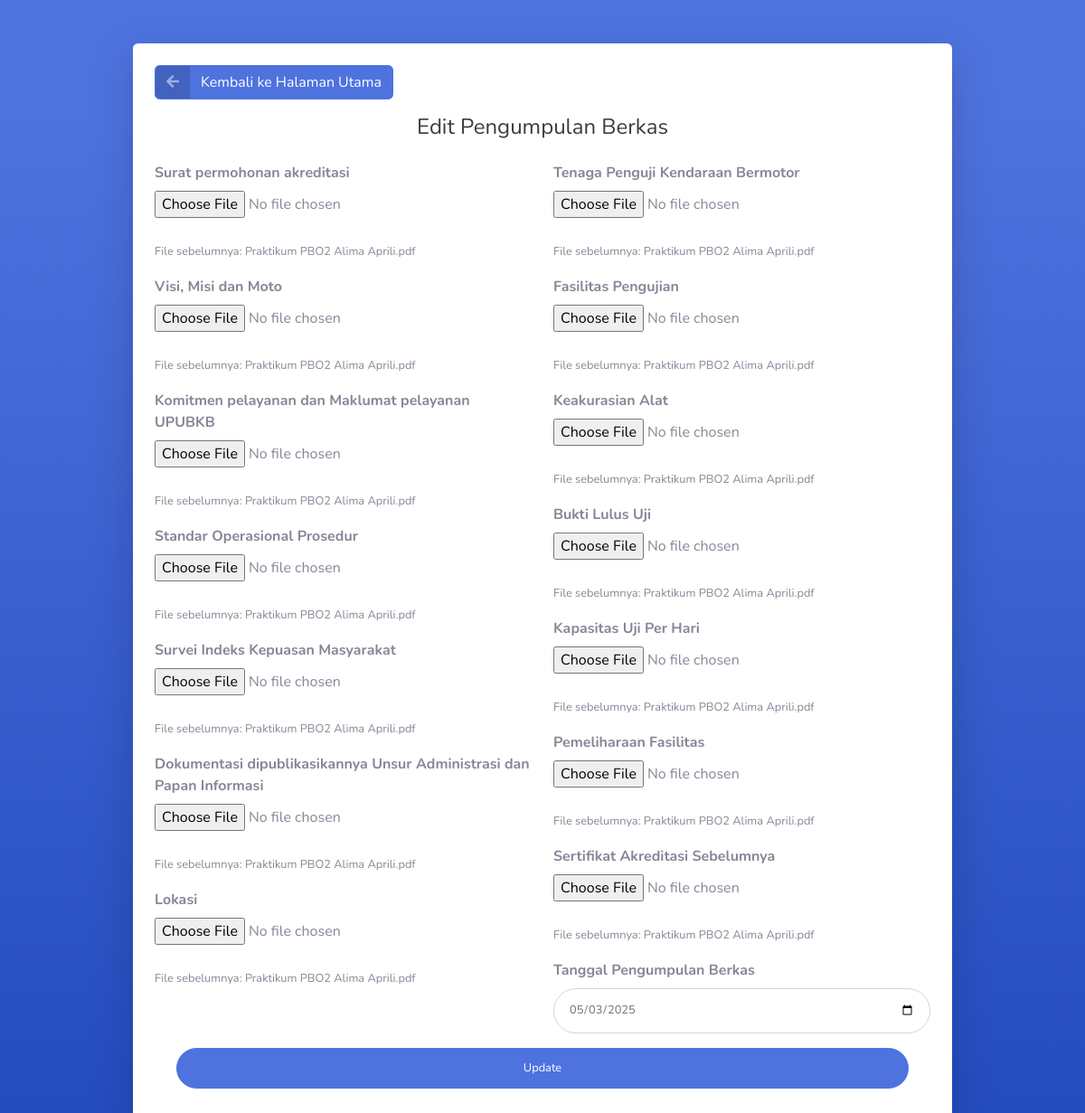
Screenshot of /website/edit.php?id=19 (signed in) with the database file from the repository.
### tables this page shows
CREATE TABLE `pengumpulan` (
  `id` int NOT NULL,
  `nama_pic` varchar(255) NOT NULL,
  `akreditasi` varchar(255) NOT NULL,
  `visi_misi` varchar(255) NOT NULL,
  `maklumat` varchar(255) NOT NULL,
  `sop` varchar(255) NOT NULL,
  `indeks_kepuasan` varchar(255) NOT NULL,
  `dokumentasi` varchar(255) NOT NULL,
  `lokasi` varchar(255) NOT NULL,
  `tenaga_penguji` varchar(255) NOT NULL,
  `fasilitas_pengujian` varchar(255) NOT NULL,
  `akurasi_alat` varchar(255) NOT NULL,
  `bukti_lulus` varchar(255) NOT NULL,
  `kapasitas_uji` varchar(255) NOT NULL,
  `pemeliharaan_fasilitas` varchar(255) NOT NULL,
  `akreditasi_lama` varchar(255) NOT NULL,
  `date` date NOT NULL,
  `nilai` varchar(50) DEFAULT NULL
);

### website/edit.php (the view, shortened to what this page needs)
<?php
include 'config.php';
$id = $_GET['id'];
$query = "SELECT * FROM pengumpulan WHERE id = '$id'";
$result = mysqli_query($mysqli, $query);
$data_lama = mysqli_fetch_assoc($result);
?>
<!DOCTYPE html>
<html lang="en">
<head>
    <link href="vendor/fontawesome-free/css/all.min.css" rel="stylesheet" type="text/css">
    <link rel="stylesheet" href="https://stackpath.bootstrapcdn.com/bootstrap/4.3.1/css/bootstrap.min.css"
>
    <link href="css/sb-admin-2.min.css" rel="stylesheet">
</head>
<body class="bg-gradient-primary">
    <div class="container">
        <div class="row justify-content-center">
            <div class="col-xl-10 col-lg-12 col-md-9">
                <div class="card o-hidden border-0 shadow-lg my-5">
                    <div class="card-body p-4">
                        <a href="index.php" class="btn btn-primary btn-icon-split mb-3">
                            <span class="icon text-white-50">
                                <i class="fas fa-arrow-left"></i>
                            </span>
                            <span class="text">Kembali ke Halaman Utama</span>
                        </a>
                        <div class="text-center mb-4">
                            <h1 class="h4 text-gray-900">Edit Pengumpulan Berkas</h1>
                        </div>
                        <form class="user" action="edit.php" method="post" name="update_user"
                            enctype="multipart/form-data">
                            <div class="row">
                                <div class="col-lg-6">
                                    <?php
                                    $fields_left = [
                                        "Surat permohonan akreditasi" => "akreditasi",
                                        "Visi, Misi dan Moto" => "visi_misi",
                                        "Komitmen pelayanan dan Maklumat pelayanan UPUBKB" => "maklumat",
                                        "Standar Operasional Prosedur" => "sop",
                                        "Survei Indeks Kepuasan Masyarakat" => "indeks_kepuasan",
                                        "Dokumentasi dipublikasikannya Unsur Administrasi dan Papan Informasi" => "dokumentasi",
                                        "Lokasi" => "lokasi"
                                    ];
                                    foreach ($fields_left as $label => $name) {
                                        echo "
                                        <div class='form-group'>
                                            <label class='font-weight-bold'>$label</label>
                                            <input type='file' name='$name' class='form-control-file' accept='application/pdf'>";
                                        if (!empty($data_lama[$name])) {
                                            $filePath = $data_lama[$name];
                                            $fileName = preg_replace('/^\d+_/', '', basename($filePath));
                                            echo "<br><small>File sebelumnya: $fileName</small>";
                                        }
                                        echo "</div>";
                                    }
                                    ?>
                                </div>
                                <div class="col-lg-6">
                                    <?php
                                    $fields_right = [
                                        "Tenaga Penguji Kendaraan Bermotor" => "tenaga_penguji",
                                        "Fasilitas Pengujian" => "fasilitas_pengujian",
                                        "Keakurasian Alat" => "akurasi_alat",
                                        "Bukti Lulus Uji" => "bukti_lulus",
                                        "Kapasitas Uji Per Hari" => "kapasitas_uji",
                                        "Pemeliharaan Fasilitas" => "pemeliharaan_fasilitas",
                                        "Sertifikat Akreditasi Sebelumnya" => "akreditasi_lama"
                                    ];
                                    foreach ($fields_right as $label => $name) {
                                        echo "
                                        <div class='form-group'>
                                            <label class='font-weight-bold'>$label</label>
                                            <input type='file' name='$name' class='form-control-file' accept='application/pdf'>";
                                        if (!empty($data_lama[$name])) {
                                            $filePath = $data_lama[$name];
                                            $fileName = preg_replace('/^\d+_/', '', basename($filePath));
                                            echo "<br><small>File sebelumnya: $fileName</small>";
                                        }
                                        echo "</div>";
                                    }
                                    ?>
                                    <div class="form-group">
                                        <label class="font-weight-bold">Tanggal Pengumpulan Berkas</label>
                                        <input type="date" name="date"
                                            value="<?= htmlspecialchars($data_lama['date']) ?>"
                                            class="form-control form-control-user">
                                    </div>
                                </div>
                            </div>
                            <div class="text-center px-4 mb-4">
                                <button type="button" class="btn btn-primary btn-user btn-block" data-toggle="modal"
                                    data-target="#confirmModal">
                                    Update
                                </button>
                            </div>
                        </form>
                    </div>
                </div>
            </div>
        </div>
    </div>
</body>
</html>

### rows the page displays
pengumpulan: akreditasi "Praktikum PBO2 Alima Aprili.pdf", visi_misi "Praktikum PBO2 Alima Aprili.pdf", maklumat "Praktikum PBO2 Alima Aprili.pdf", sop "Praktikum PBO2 Alima Aprili.pdf", indeks_kepuasan "Praktikum PBO2 Alima Aprili.pdf", dokumentasi "Praktikum PBO2 Alima Aprili.pdf", lokasi "Praktikum PBO2 Alima Aprili.pdf", tenaga_penguji "Praktikum PBO2 Alima Aprili.pdf", fasilitas_pengujian "Praktikum PBO2 Alima Aprili.pdf", akurasi_alat "Praktikum PBO2 Alima Aprili.pdf", bukti_lulus "Praktikum PBO2 Alima Aprili.pdf", kapasitas_uji "Praktikum PBO2 Alima Aprili.pdf", pemeliharaan_fasilitas "Praktikum PBO2 Alima Aprili.pdf", akreditasi_lama "Praktikum PBO2 Alima Aprili.pdf", date "05/03/2025"

### other values shown
$label "Surat permohonan akreditasi"
$label "Visi, Misi dan Moto"
$label "Komitmen pelayanan dan Maklumat pelayanan UPUBKB"
$label "Standar Operasional Prosedur"
$label "Survei Indeks Kepuasan Masyarakat"
$label "Dokumentasi dipublikasikannya Unsur Administrasi dan Papan Informasi"
$label "Lokasi"
$label "Tenaga Penguji Kendaraan Bermotor"
$label "Fasilitas Pengujian"
$label "Keakurasian Alat"
$label "Bukti Lulus Uji"
$label "Kapasitas Uji Per Hari"
$label "Pemeliharaan Fasilitas"
$label "Sertifikat Akreditasi Sebelumnya"
